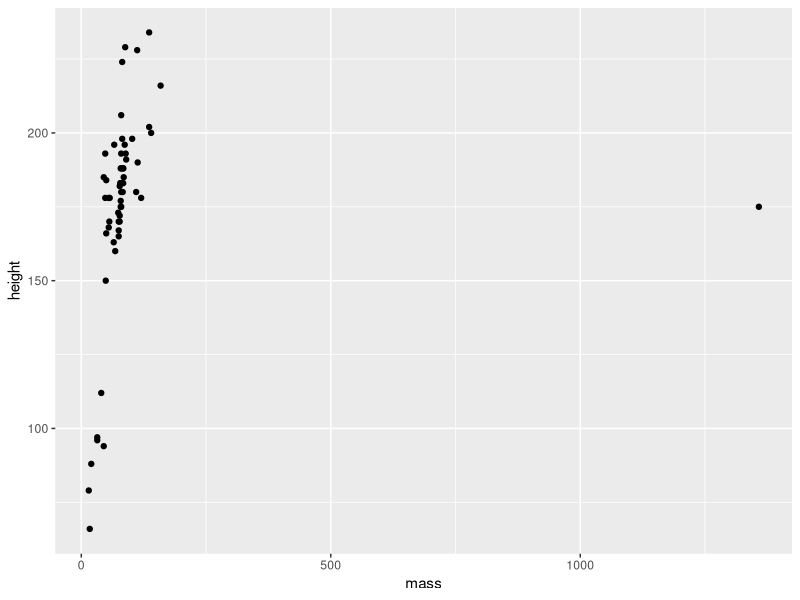
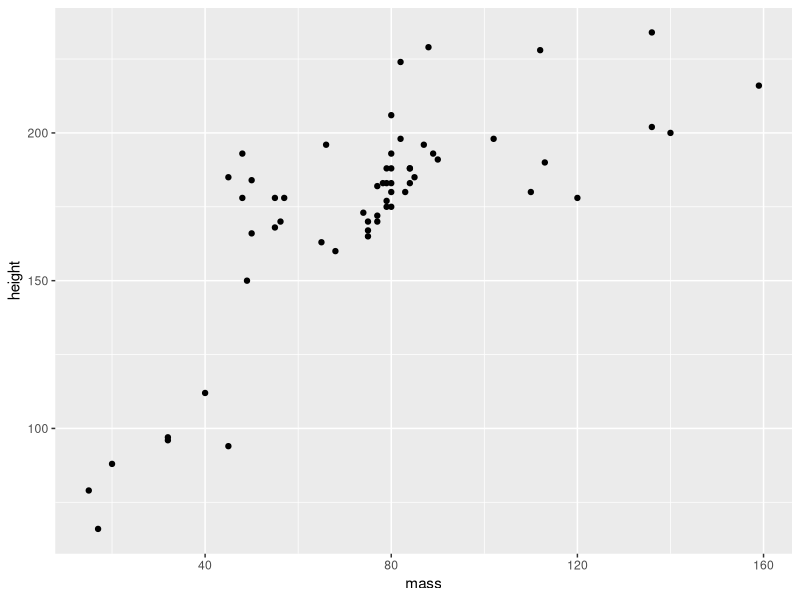

Here is the R script that generated these plots, in order: (Note: this script raises an error after producing the figures.)
# ggplot2 Practical
# Monday, Mar 23, 2026

library(tidyverse)

# 1. Load the tidyverse package and the starwars dataset.
data(starwars)

# 2. Create a scatterplot of mass (x-axis) against height (y-axis).
colnames(starwars)

starwars |>
  filter(is.na(mass) | is.na(height))

starwars |>
  drop_na(mass, height) |>
  ggplot() +
  aes(x = mass,
      y = height) +
  geom_point()

# 3. Remove the outlying point and redraw the plot.

starwars |>
  drop_na(mass, height) |>
  filter(mass < 1000) |>
  ggplot() +
  aes(x = mass,
      y = height) +
  geom_point()

# 4. Colour the points by homeworld.

starwars |>
  drop_na(mass, height) |>
  filter(mass < 1000) |>
  ggplot() +
  aes(x = mass,
      y = height,
      fill = homeworld) +
  geom_()

# 5. Add a line-of-best-fit.

starwars |>
  drop_na(mass, height) |>
  filter(mass < 1000) |>
  ggplot() +
  aes(x = mass,
      y = height
  ) +
  geom_point(aes(colour = homeworld)) +
  geom_smooth(method = "lm")

starwars |>
  filter(mass < 1000) |>
  ggplot() +
  aes(x = mass,
      fill = homeworld) +
  geom_histogram()


starwars |>
  filter(mass < 1000) |>
  ggplot() +
  aes(x = mass,
      colour = homeworld) +
  geom_histogram()

mtcars |>
  ggplot() +
  aes(x = wt, y = mpg) +
  geom_point(aes(color = factor(cyl))) +
  geom_smooth(method = "lm") +
  facet_wrap(~ am)
